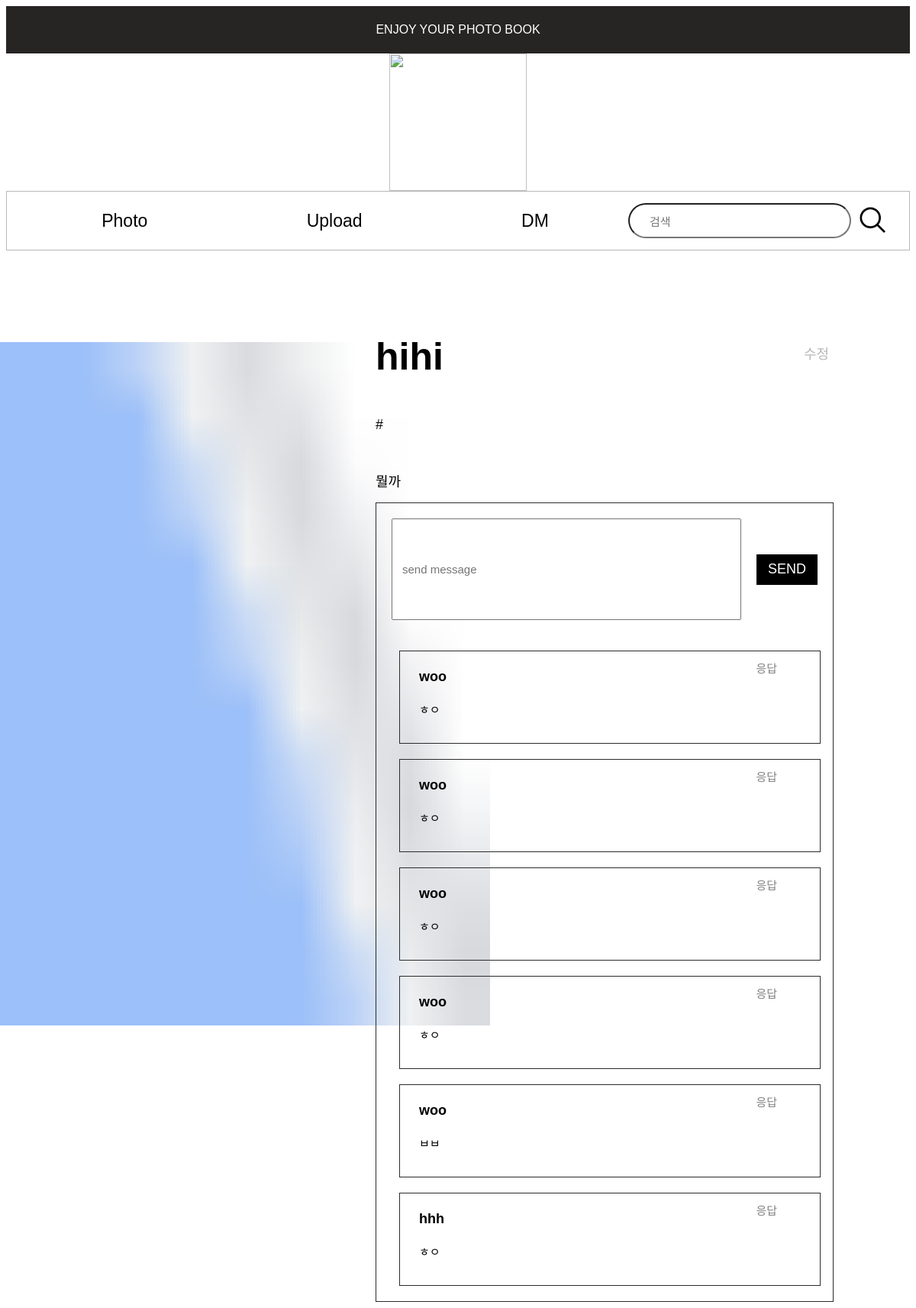
/photo_detail/1, run on an earlier commit of the app's database.
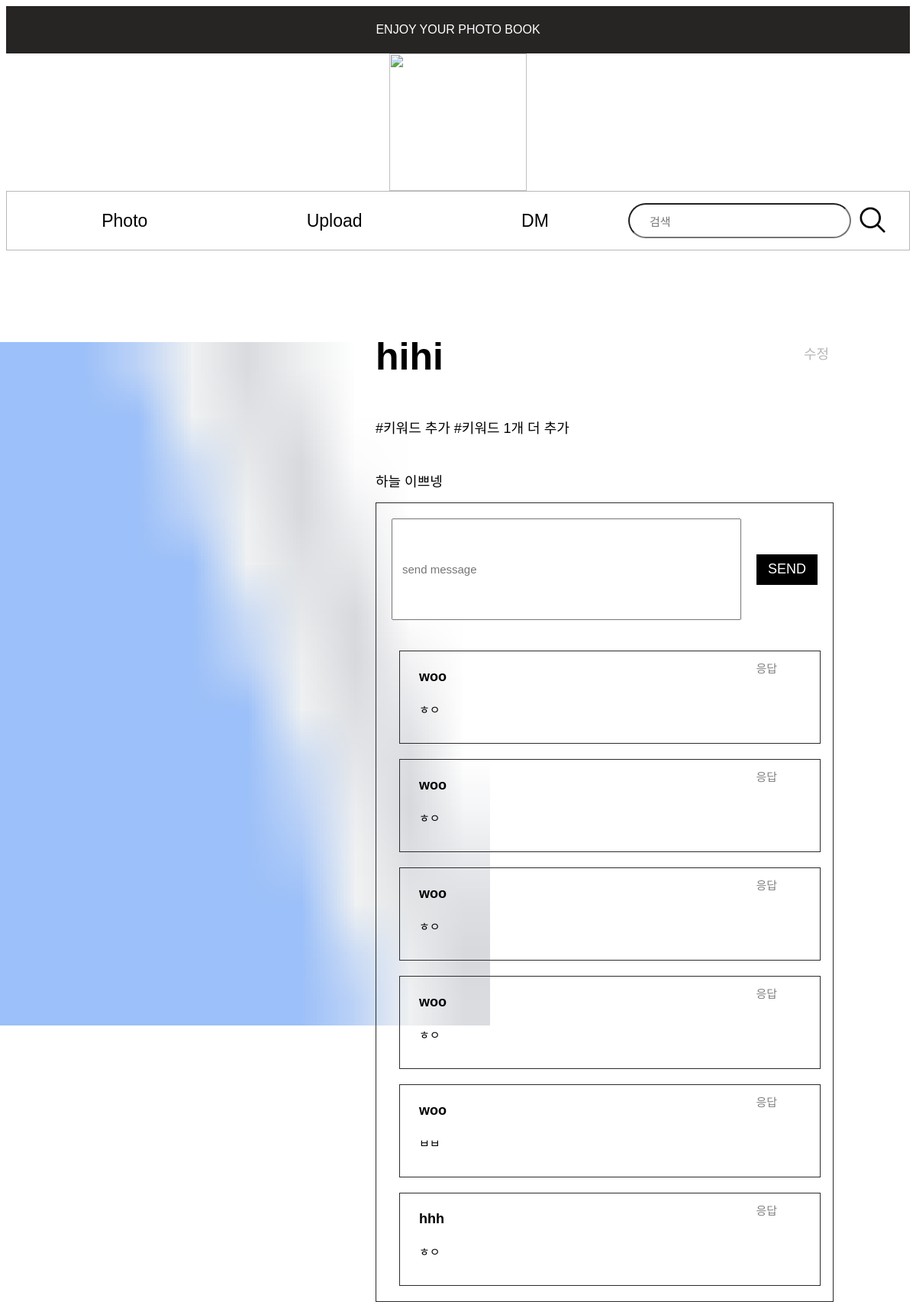
And on a later commit of the database.
### tables this page shows
CREATE TABLE photo_table (
    photo_ID INTEGER PRIMARY KEY AUTOINCREMENT,
    user_ID INTEGER NOT NULL,
    photo_img TEXT NOT NULL,
    photo_describ TEXT NOT NULL,
    FOREIGN KEY (user_ID) REFERENCES user_table(ID)
);

### signup.py (the view)
@app.route('/photo_detail/<int:item_id>')
def photo_detail(item_id):
    with sqlite3.connect('photo_album.db') as con:
        cur = con.cursor()
        cur.execute('''
            SELECT photo_table.photo_img, user_table.user_nickname, GROUP_CONCAT(photo_keyword_table.keyword), photo_table.photo_describ
            FROM photo_table
            JOIN user_table ON photo_table.user_ID = user_table.ID
            LEFT JOIN photo_keyword_table ON photo_table.photo_ID = photo_keyword_table.photo_ID
            WHERE photo_table.photo_ID = ?
            GROUP BY photo_table.photo_ID
        ''', (item_id,))
        photo = cur.fetchone()
        cur.execute('''
            SELECT DM_table.DM_ID, DM_table.DM_msg, user_table.user_nickname, DM_table.user_ID
            FROM DM_table
            JOIN user_table ON DM_table.user_ID = user_table.ID
            WHERE DM_table.photo_ID = ?
        ''', (item_id,))
        dms = cur.fetchall()
    item = {
        'id': item_id,
        'author': photo[1],
        'keywords': ' '.join([f'#{kw}' for kw in photo[2].split(',')]),
        'description': photo[3],
        'img_src': photo[0]
    }
    return render_template('photo_detail.html', item=item, dms=dms)

### templates/photo_detail.html (shortened to what this page needs)
<!DOCTYPE html>
<html>
<head>
    <link rel="stylesheet" href="{{ url_for('static', filename='photo_detail.css') }}" />
</head>
<body>
    <div id='top'>ENJOY YOUR PHOTO BOOK</div>
    <div id="camera_img_container">
        <img id='camera_img' src="{{ url_for('static', filename='assets/camera.png') }}">
    </div>
    <div id="container">
        <div id='topbar_container'>
            <div class="topbar_btn_container"><button class='topbar_btn' onclick="location.href='{{ url_for('mainpage') }}'">Photo</button></div>
            <div class="topbar_btn_container"><button class='topbar_btn' onclick="location.href='{{ url_for('upload_page') }}'">Upload</button></div>
            <div class="topbar_btn_container"><button class='topbar_btn' onclick="location.href='{{ url_for('dm_list') }}'">DM</button></div>
            <div id="keyword_container">
                <form action="search_keyword" method="POST">
                    <input type="text" id="keyword" name="keyword" placeholder="검색">
                    <button id="search_btn"><img id='search_img' src="{{ url_for('static', filename='assets/search.png') }}"></button>
                </form>
            </div>
        </div>
        <div id="photo_container">
            <div class='photo'>
                <img class='photo_img' src="{{ url_for('static', filename=item['img_src']) }}">
            </div>
        </div>
        <div id='photo_detail_container'>
            <div class="photo_detail">
                <p class="author">{{ item['author'] }}</p>
                <button class='item_btn' disabled>수정</button>
                <p class="keyword">{{ item['keywords'] }}</p>
                <p class="description">{{ item['description'] }}</p>
            </div>
        </div>
        <div id="msg_container">
            <div class="msg_send_container">
                <form action="{{ url_for('msg_send') }}" method="POST">
                    <input type="text" id="msg" name="msg" placeholder="send message">
                    <button id="send_btn">SEND</button>
                </form>
            </div>
            {% for dm in dms %}
            <div class="user_msg_container {% if dm[4] %}reply_msg_container{% endif %}" id="msg_{{ dm[0] }}">
                <p class="user_name">{{ dm[2] }}</p>
                <p class="direct_msg">{{ dm[1] }}</p>
                <button class='reply_btn' onclick="showReplyForm({{ dm[0] }})">응답</button>
            </div>
            {% endfor %}
        </div>
    </div>
</body>
</html>

What changed in the data, as far as the page shows it:
changed photo_table: description "뭘까" → "하늘 이쁘넹"
Also different on the page:
{{ item['keywords'] }}: "#" → "#키워드 추가 #키워드 1개 더 추가"
